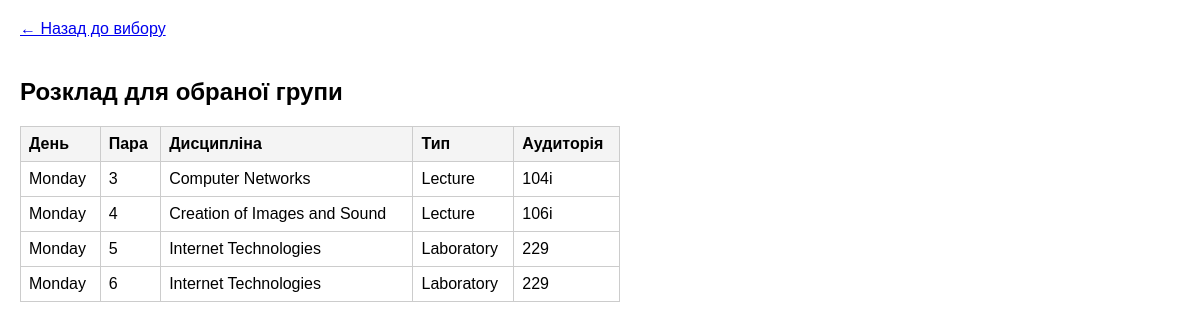
Screenshot of /group.php?group_id=3 with the database file from the repository.
### tables this page shows
CREATE TABLE `lesson` (
  `ID_Lesson` int NOT NULL,
  `week_day` text NOT NULL,
  `lesson_number` int NOT NULL,
  `auditorium` text NOT NULL,
  `disciple` text NOT NULL,
  `type` enum('Lecture','Practical','Laboratory') NOT NULL
);

### group.php (the view, shortened to what this page needs)
<?php
require 'db.php';
if (isset($_GET['group_id'])) {
    $groupId = $_GET['group_id'];
    $sql = "SELECT lesson.week_day, lesson.lesson_number, lesson.disciple, lesson.type, lesson.auditorium
            FROM lesson
            JOIN lesson_groups ON lesson.ID_Lesson = lesson_groups.FID_Lesson2
            WHERE lesson_groups.FID_Groups = ?";
    $stmt = $pdo->prepare($sql);
    $stmt->execute([$groupId]);
    $schedule = $stmt->fetchAll();
}
?>
<!DOCTYPE html>
<html lang="uk">
<head>
</head>
<body>
    <a href="index.php" class="back-link">← Назад до вибору</a>
    <h2>Розклад для обраної групи</h2>
    <?php if (!empty($schedule)): ?>
        <table>
            <tr>
                <th>День</th><th>Пара</th><th>Дисципліна</th><th>Тип</th><th>Аудиторія</th>
            </tr>
            <?php foreach ($schedule as $row): ?>
                <tr>
                    <td><?php echo htmlspecialchars($row['week_day']); ?></td>
                    <td><?php echo htmlspecialchars($row['lesson_number']); ?></td>
                    <td><?php echo htmlspecialchars($row['disciple']); ?></td>
                    <td><?php echo htmlspecialchars($row['type']); ?></td>
                    <td><?php echo htmlspecialchars($row['auditorium']); ?></td>
                </tr>
            <?php endforeach; ?>
        </table>
    <?php else: ?>
        <p>Для цієї групи занять не знайдено.</p>
    <?php endif; ?>
</body>
</html>

### group.php (style rules this page uses)
body { font-family: Arial, sans-serif; margin: 20px; }
table { border-collapse: collapse; width: 100%; max-width: 600px; margin-top: 20px; }
th, td { border: 1px solid #ccc; padding: 8px; text-align: left; }
th { background-color: #f4f4f4; }
.back-link { display: inline-block; margin-bottom: 20px; }

### rows the page displays
lesson: week_day "Monday", lesson_number "3", disciple "Computer Networks", type "Lecture", auditorium "104i"
lesson: week_day "Monday", lesson_number "4", disciple "Creation of Images and Sound", type "Lecture", auditorium "106i"
lesson: week_day "Monday", lesson_number "5", disciple "Internet Technologies", type "Laboratory", auditorium "229"
lesson: week_day "Monday", lesson_number "6", disciple "Internet Technologies", type "Laboratory", auditorium "229"
